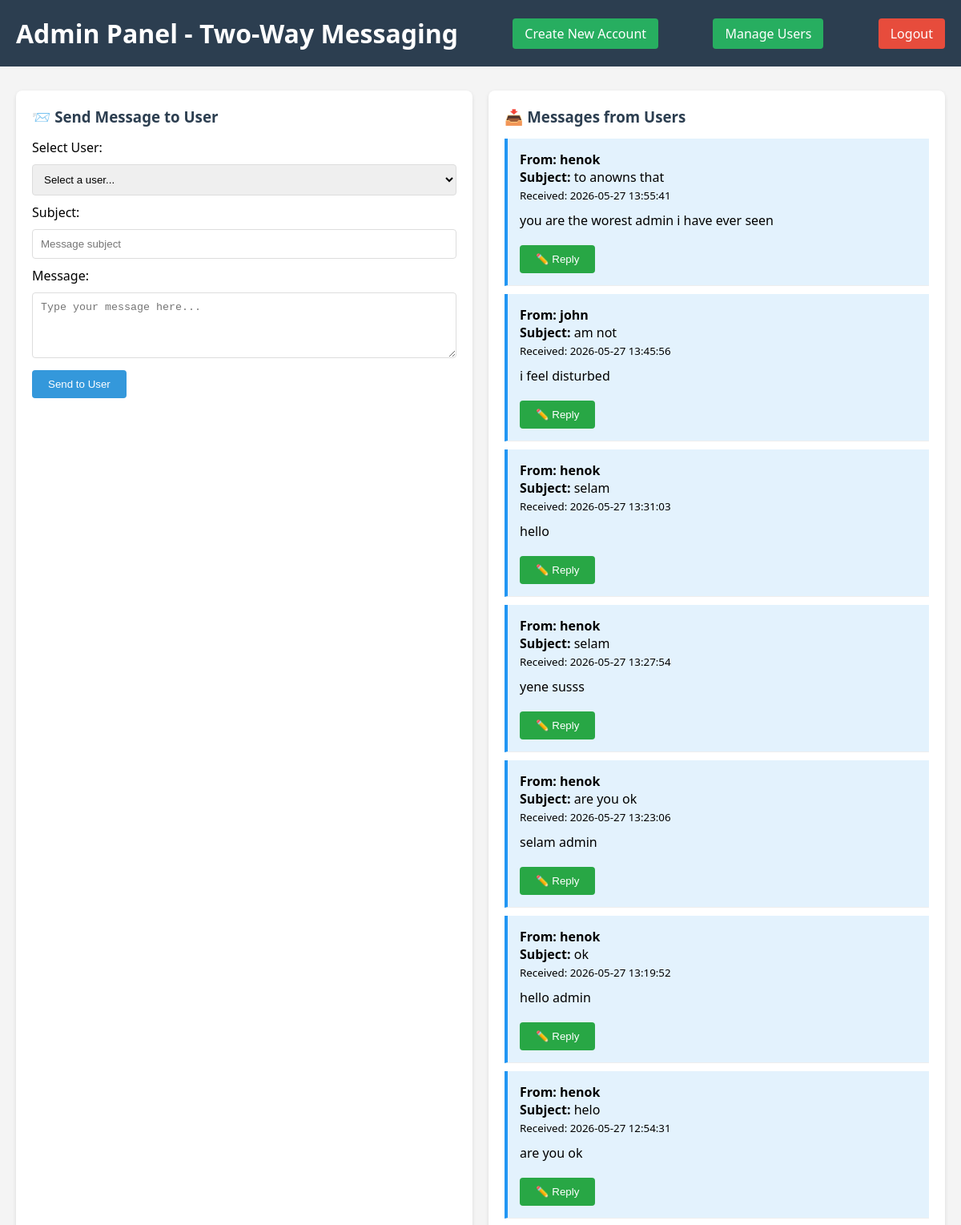
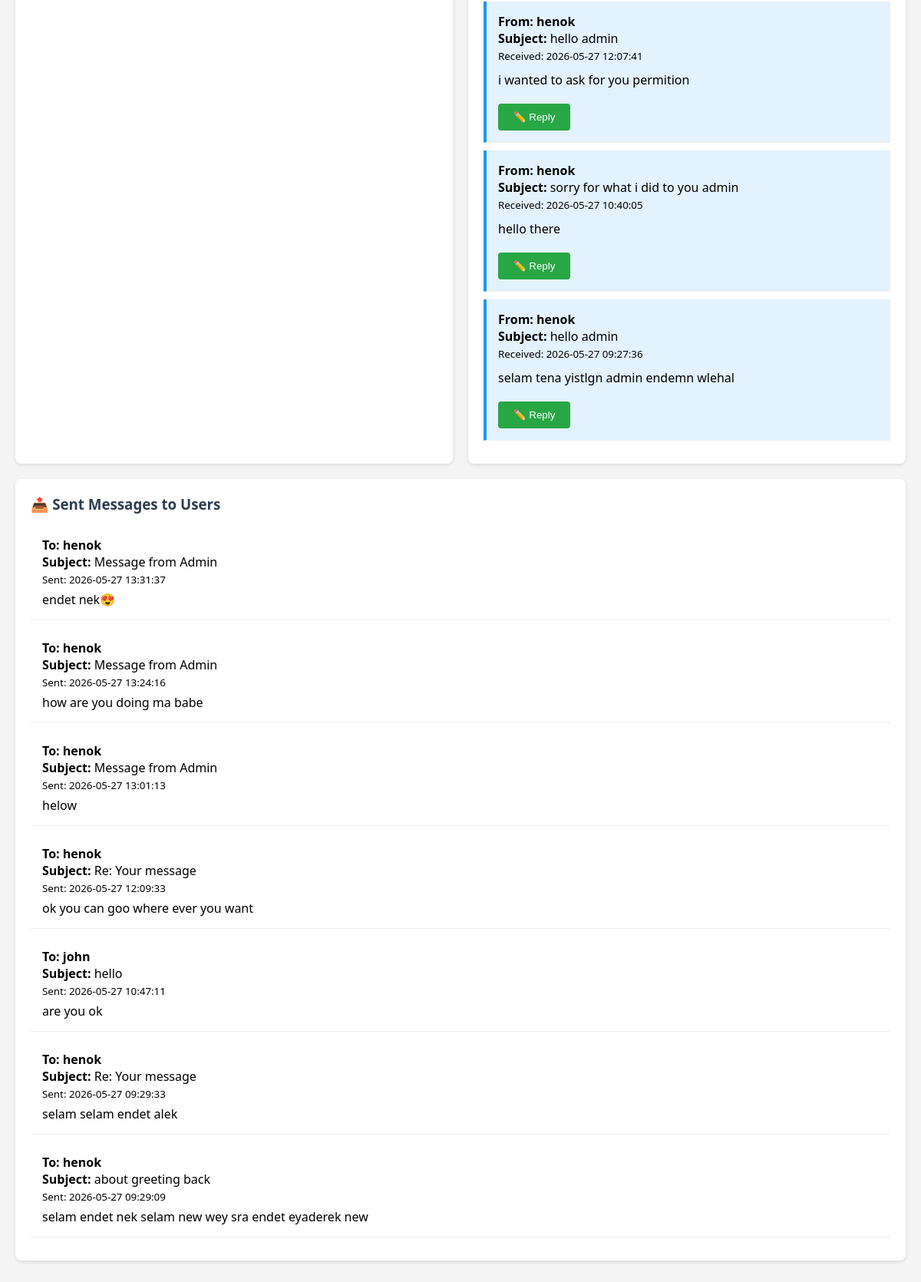
The page /admin/dashboard (signed in) on the database its author committed (2 pictures, top to bottom).
### database.py (models this page shows)
class Message(db.Model):
    __tablename__ = 'messages'
    id = db.Column(db.Integer, primary_key=True)
    sender_id = db.Column(db.Integer, db.ForeignKey('users.id'))
    receiver_id = db.Column(db.Integer, db.ForeignKey('users.id'))
    subject = db.Column(db.String(200))
    message = db.Column(db.Text)
    is_read = db.Column(db.Boolean, default=False)
    created_at = db.Column(db.DateTime, default=datetime.utcnow)

class User(UserMixin, db.Model):
    __tablename__ = 'users'
    id = db.Column(db.Integer, primary_key=True)
    username = db.Column(db.String(50), unique=True, nullable=False)
    password = db.Column(db.String(255), nullable=False)
    email = db.Column(db.String(100))
    role = db.Column(db.String(20), default='user')
    created_at = db.Column(db.DateTime, default=datetime.utcnow)
    sent_messages = db.relationship('Message', foreign_keys='Message.sender_id', backref='sender')
    received_messages = db.relationship('Message', foreign_keys='Message.receiver_id', backref='receiver')

### app.py (the view, shortened to what this page needs)
@app.route('/admin/dashboard', methods=['GET', 'POST'])
@login_required
def admin_dashboard():
    if current_user.role != 'admin':
        flash('Access denied. Admin only!', 'danger')
        return redirect(url_for('user_dashboard'))
    stmt = sa.select(User).order_by(User.created_at.desc())
    all_users = db.session.execute(stmt).scalars().all()
    users = [u for u in all_users if u.role == 'user']
    stmt = sa.select(Message).where(
        Message.receiver_id == current_user.id,
        Message.sender.has(role='user')
    ).order_by(Message.created_at.desc())
    received_messages = db.session.execute(stmt).scalars().all()
    stmt = sa.select(Message).where(
        Message.sender_id == current_user.id,
        Message.receiver.has(role='user')
    ).order_by(Message.created_at.desc())
    sent_messages = db.session.execute(stmt).scalars().all()
    return render_template('admin_dashboard.html',
                         users=users,
                         all_users=all_users,
                         sent_messages=sent_messages,
                         received_messages=received_messages)

### app.py (called while the page is built)
@login_manager.user_loader
def load_user(user_id):
    return db.session.get(User, int(user_id))

### templates/admin_dashboard.html (shortened to what this page needs)
<!DOCTYPE html>
<html>
<head>
</head>
<body>
    <div class="header">
        <h1>Admin Panel - Two-Way Messaging</h1>
         <a href="{{ url_for('register') }}" class="register-link">Create New Account</a>
          <a href="{{ url_for('manage_users') }}" class="register-link">Manage Users</a>
        <a href="{{ url_for('logout') }}" class="logout">Logout</a>
    </div>
    <div class="container">
        <div class="two-columns">
            <div class="card">
                <h3>📨 Send Message to User</h3>
                <form method="POST">
                    <label>Select User:</label>
                    <select name="receiver_id" required>
                        <option value="">Select a user...</option>
                    </select>
                    <label>Subject:</label>
                    <input type="text" name="subject" placeholder="Message subject" required>
                    <label>Message:</label>
                    <textarea name="message" rows="4" placeholder="Type your message here..." required></textarea>
                    <button type="submit">Send to User</button>
                </form>
            </div>
            <div class="card">
                <h3>📥 Messages from Users</h3>
                {% if received_messages %}
                    {% for msg in received_messages %}
                        <div class="message-item from-user">
                            <strong>From: {{ msg.sender.username }}</strong><br>
                            <strong>Subject:</strong> {{ msg.subject }}<br>
                            <small>Received: {{ msg.created_at.strftime('%Y-%m-%d %H:%M:%S') }}</small>
                            <p style="margin: 10px 0;">{{ msg.message }}</p>
                            <button class="reply-btn" onclick="toggleReply('reply-form-{{ msg.id }}')">✏️ Reply</button>
                        </div>
                    {% endfor %}
                {% else %}
                    <p>No messages from users yet.</p>
                {% endif %}
            </div>
        </div>
        <div class="card">
            <h3>📤 Sent Messages to Users</h3>
            {% if sent_messages %}
                {% for msg in sent_messages %}
                    <div class="message-item">
                        <strong>To: {{ msg.receiver.username }}</strong><br>
                        <strong>Subject:</strong> {{ msg.subject }}<br>
                        <small>Sent: {{ msg.created_at.strftime('%Y-%m-%d %H:%M:%S') }}</small>
                        <p style="margin-top: 5px;">{{ msg.message }}</p>
                    </div>
                {% endfor %}
            {% else %}
                <p>No messages sent yet.</p>
            {% endif %}
        </div>
    </div>
</body>
</html>

### templates/admin_dashboard.html (style rules this page uses)
* { margin: 0; padding: 0; box-sizing: border-box; }
body { font-family: 'Segoe UI', Tahoma, Geneva, Verdana, sans-serif; background: #f4f4f4; }
.header { background: #2c3e50; color: white; padding: 20px; display: flex; justify-content: space-between; align-items: center; }
.container { max-width: 1200px; margin: 30px auto; padding: 0 20px; }
.card { background: white; padding: 20px; border-radius: 8px; margin-bottom: 20px; box-shadow: 0 2px 5px rgba(0,0,0,0.1); }
.card h3 { margin-bottom: 15px; color: #2c3e50; }
select, input, textarea { width: 100%; padding: 10px; margin: 10px 0; border: 1px solid #ddd; border-radius: 4px; }
button { background: #3498db; color: white; padding: 10px 20px; border: none; border-radius: 4px; cursor: pointer; }
.reply-btn { background: #28a745; margin-top: 10px; }
.message-item { border-bottom: 1px solid #eee; padding: 15px; margin-bottom: 10px; }
.message-item.from-user { background: #e3f2fd; border-left: 4px solid #2196f3; }
.register-link { color: white; text-decoration: none; background: #27ae60; padding: 8px 15px; border-radius: 4px; }
.logout { color: white; text-decoration: none; background: #e74c3c; padding: 8px 15px; border-radius: 4px; }
.two-columns { display: grid; grid-template-columns: 1fr 1fr; gap: 20px; }

### rows shown on the page
Message: sender.username "henok", subject "to anowns that", created_at "2026-05-27 13:55:41", message "you are the worest admin i have ever seen"
Message: sender.username "john", subject "am not", created_at "2026-05-27 13:45:56", message "i feel disturbed"
Message: sender.username "henok", subject "selam", created_at "2026-05-27 13:31:03", message "hello"
Message: sender.username "henok", subject "selam", created_at "2026-05-27 13:27:54", message "yene susss"
Message: sender.username "henok", subject "are you ok", created_at "2026-05-27 13:23:06", message "selam admin"
Message: sender.username "henok", subject "ok", created_at "2026-05-27 13:19:52", message "hello admin"
Message: sender.username "henok", subject "helo", created_at "2026-05-27 12:54:31", message "are you ok"
Message: sender.username "henok", subject "hello admin", created_at "2026-05-27 12:07:41", message "i wanted to ask for you permition"
Message: sender.username "henok", subject "sorry for what i did to you admin", created_at "2026-05-27 10:40:05", message "hello there"
Message: sender.username "henok", subject "hello admin", created_at "2026-05-27 09:27:36", message "selam tena yistlgn admin endemn wlehal"
Message: receiver.username "henok", subject "Message from Admin", created_at "2026-05-27 13:31:37", message "endet nek😍"
Message: receiver.username "henok", subject "Message from Admin", created_at "2026-05-27 13:24:16", message "how are you doing ma babe"
Message: receiver.username "henok", subject "Message from Admin", created_at "2026-05-27 13:01:13", message "helow"
Message: receiver.username "henok", subject "Re: Your message", created_at "2026-05-27 12:09:33", message "ok you can goo where ever you want"
Message: receiver.username "john", subject "hello", created_at "2026-05-27 10:47:11", message "are you ok"
Message: receiver.username "henok", subject "Re: Your message", created_at "2026-05-27 09:29:33", message "selam selam endet alek"
Message: receiver.username "henok", subject "about greeting back", created_at "2026-05-27 09:29:09", message "selam endet nek selam new wey sra endet eyaderek new"
